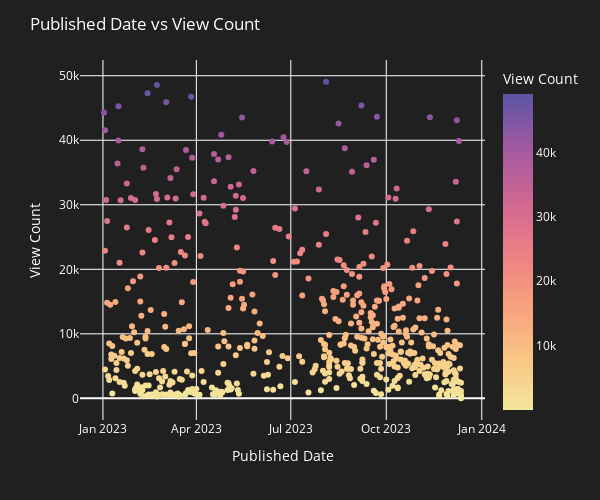

Notebook cell for this chart:
### Markdown cell above
Most of the view counts are below 50k, we need to lessen our scale.

### Code cell
df_less_than_50k = df_not_null[df_not_null["ViewCount"] < 50000].copy()

fig = px.scatter(df_less_than_50k, x="PublishedAt", y="ViewCount",
                labels={
                    "PublishedAt": "Published Date",
                    "ViewCount": "View Count"
                },
                color='ViewCount', 
                color_continuous_scale=px.colors.sequential.Sunset)

fig.update_layout(
    title="Published Date vs View Count",
    xaxis_title="Published Date",
    yaxis_title="View Count",
    plot_bgcolor='rgba(32, 32, 32, 1)',
    paper_bgcolor='rgba(32, 32, 32, 1)',
    font=dict(color='white'),
    width=600,
    height=500
)

pio.write_image(fig=fig, file='scatter_less_than_50k_view.png', format='png')
fig.show()

### Figure 1 — Plotly figure (JSON) as saved in the notebook; plotly's stock layout.template omitted (floating-point values rounded to 4 significant figures; data arrays with more than 128 entries replaced by an {"elided": "..."} marker saying what was removed)
{"data": [{"hovertemplate": "Published Date=%{x}<br>View Count=%{marker.color}<extra></extra>", "legendgroup": "", "marker": {"color": {"elided": "558 int values"}, "coloraxis": "coloraxis", "symbol": "circle"}, "mode": "markers", "name": "", "orientation": "v", "showlegend": false, "type": "scatter", "x": {"elided": "558 str values"}, "xaxis": "x", "y": {"elided": "558 int values"}, "yaxis": "y"}], "layout": {"coloraxis": {"colorbar": {"title": {"text": "View Count"}}, "colorscale": [[0, "rgb(243, 231, 155)"], [0.1667, "rgb(250, 196, 132)"], [0.3333, "rgb(248, 160, 126)"], [0.5, "rgb(235, 127, 134)"], [0.6667, "rgb(206, 102, 147)"], [0.8333, "rgb(160, 89, 160)"], [1, "rgb(92, 83, 165)"]]}, "font": {"color": "white"}, "height": 500, "legend": {"tracegroupgap": 0}, "margin": {"t": 60}, "paper_bgcolor": "rgba(32, 32, 32, 1)", "plot_bgcolor": "rgba(32, 32, 32, 1)", "title": {"text": "Published Date vs View Count"}, "width": 600, "xaxis": {"anchor": "y", "autorange": true, "domain": [0, 1], "range": ["2022-12-09 19:44:40.8511", "2024-01-04 04:15:19.1489"], "title": {"text": "Published Date"}, "type": "date"}, "yaxis": {"anchor": "x", "autorange": true, "domain": [0, 1], "range": [-3358.0, 52440.0], "title": {"text": "View Count"}, "type": "linear"}}}
